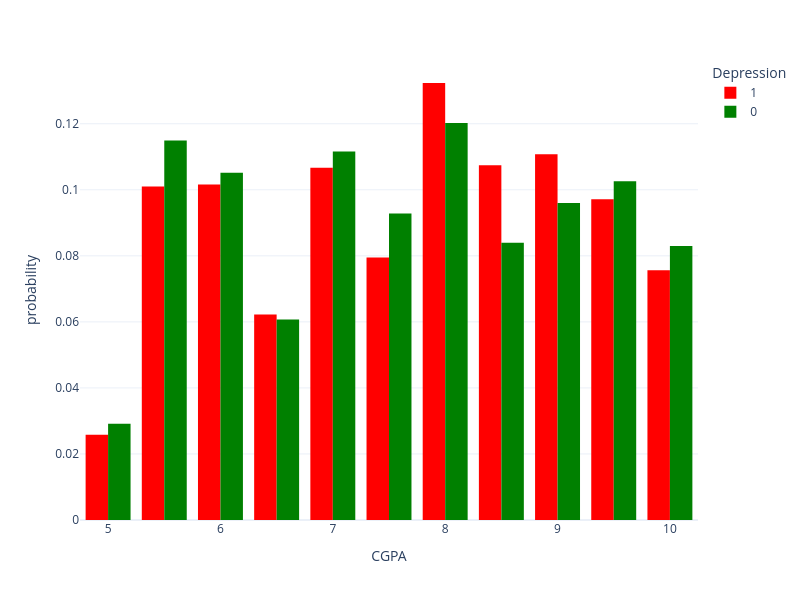

The cell this chart's notebook holds for it:
### Code cell
px.histogram(prep_df, x="CGPA", color="Depression", nbins=20,
             barmode="group", color_discrete_map={1: "red", 0: "green"},
             histnorm="probability", width=800, height=600)

### Figure 1 — Plotly figure (JSON) as saved in the notebook; plotly's stock layout.template omitted (floating-point values rounded to 4 significant figures; data arrays with more than 128 entries replaced by an {"elided": "..."} marker saying what was removed)
{"data": [{"alignmentgroup": "True", "bingroup": "x", "histnorm": "probability", "hovertemplate": "Depression=1<br>CGPA=%{x}<br>probability=%{y}<extra></extra>", "legendgroup": "1", "marker": {"color": "red", "pattern": {"shape": ""}}, "name": "1", "nbinsx": 20, "offsetgroup": "1", "orientation": "v", "showlegend": true, "type": "histogram", "x": {"elided": "16284 float values"}, "xaxis": "x", "yaxis": "y"}, {"alignmentgroup": "True", "bingroup": "x", "histnorm": "probability", "hovertemplate": "Depression=0<br>CGPA=%{x}<br>probability=%{y}<extra></extra>", "legendgroup": "0", "marker": {"color": "green", "pattern": {"shape": ""}}, "name": "0", "nbinsx": 20, "offsetgroup": "0", "orientation": "v", "showlegend": true, "type": "histogram", "x": {"elided": "11497 float values"}, "xaxis": "x", "yaxis": "y"}], "layout": {"barmode": "group", "height": 600, "legend": {"title": {"text": "Depression"}, "tracegroupgap": 0}, "margin": {"t": 60}, "width": 800, "xaxis": {"anchor": "y", "domain": [0, 1], "title": {"text": "CGPA"}}, "yaxis": {"anchor": "x", "domain": [0, 1], "title": {"text": "probability"}}}}
